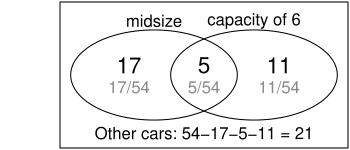

This chart was generated by the following R code:
library(openintro)

myPDF('carsTypeCapacityVenn.pdf', 3.5, 1.5,
      mar = c(0.1, 3, 0.1, 0.1))
plot(c(0.2, 1.8), c(0, 1),
     type = 'n',
     ylab = "",
     axes = FALSE)
box()

z <- seq(0, 2 * pi, len = 99)
x1 <- cos(z) / 2 + 0.7
y1 <- sin(z) / 3 + 0.5
lines(c(x1, x1[1]), c(y1, y1[1]))

x2 <- cos(z) / 2 + 1.3
y2 <- sin(z) / 3 + 0.5
lines(c(x2, x2[1]), c(y2, y2[1]))

text(0.7, 0.9, 'midsize')
text(1.3, 0.9, 'capacity of 6')
text(c(0.55, 1, 1.45), rep(0.57, 3), c(17, 5, 11), cex=1.3)
text(c(0.55, 1, 1.45), rep(0.41, 3), c('17/54', '5/54', '11/54'),
     cex = 1,
     col = '#888888')
text(1, 0.07, 'Other cars: 54-17-5-11 = 21')
dev.off()
